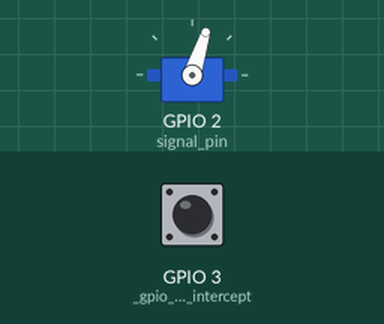
Bench run of a program on a simulated Raspberry Pi (BCM pin numbers). Parts: servo. Inputs (shaded band) come from the test bench; at power-on: GPIO 3 (_gpio_photo_intercept) HIGH. Files the program writes start out absent; servo angles are drawn from the pulse width (0.5 ms = 0°, 2.5 ms = 180°); what the program prints to the terminal is not drawn.

Above: at 0.05 s.
At 7.4 s:
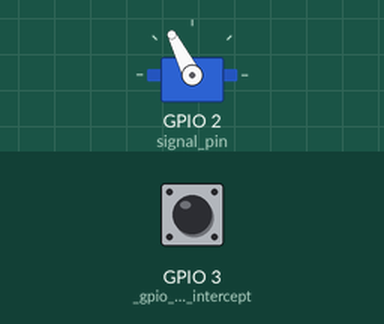
At 14.75 s:
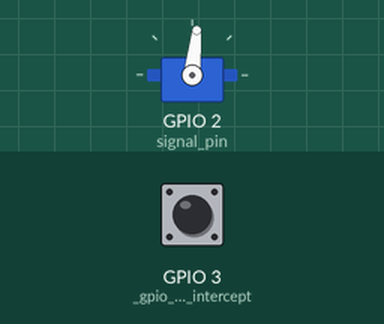
At 30.2 s:
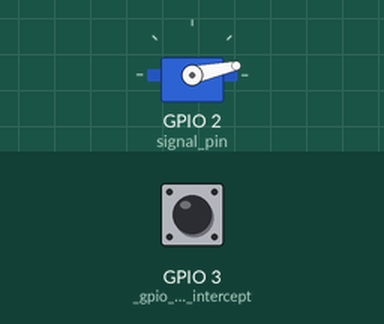
Timing chart, 0 to 39.4 s (numbered marks = the images above):
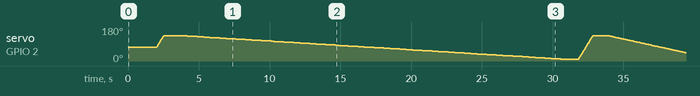

The program:

main.py
```python
import json
from time import sleep, time_ns

from RPi import GPIO

from servo_motor import ServoController


class Main:
    """ main class that will handle the loop """
    FILE_NAME = "data_rotation_results"
    SERVO_NAME = "servo_s53_20"

    min_val_inc = -90
    max_val_inc = 90

    def __init__(self):
        """
        init function
        """
        # load the servo conf
        with open("params/servo_params.json") as infile:
            self._conf = json.load(infile)

        with open(f'../data/{self.FILE_NAME}_{self.SERVO_NAME}.csv', 'w') as fd:
            fd.write('percent_speed,rotation_speed(°/s)\n')

        self._servo = ServoController(signal_pin=2, **self._conf[self.SERVO_NAME])

        self._gpio_photo_intercept = 3
        GPIO.setmode(GPIO.BCM)
        GPIO.setwarnings(False)

        GPIO.setup(self._gpio_photo_intercept, GPIO.IN, pull_up_down=GPIO.PUD_UP)

    def _run(self, percent_speed: float) -> None:
        """ run one epoch """
        start_time = time_ns()

        waiting_time, step = self._servo.go_to_position(angle=self.max_val_inc, percent_speed=percent_speed)

        # While the IR sensor is not activated we wait
        while not GPIO.input(self._gpio_photo_intercept):
            sleep(0.001)

        rotation_time = (time_ns() - start_time) / (10 ** 9)
        rotation_speed = 180 / rotation_time

        self._append_file(f"{percent_speed},{rotation_speed}")

        print(f"rotation_speed(°/s): {rotation_speed} -- "
              f"step: {step} -- waiting_time(s) {waiting_time}")

        self._init_position()

    def run(self) -> None:
        """
        core function to iterate
        For each iteration the motion value will be read
        """
        try:
            self._init_position()
            for percent_speed in range(0, 110, 10):
                self._run(percent_speed=percent_speed)

        except KeyboardInterrupt:
            self._servo.release()

        self._servo.release()

    def _init_position(self):
        """ initialize the servo position """
        sleep(1)
        self._servo.go_to_position(angle=self.min_val_inc, percent_speed=100)
        sleep(1)

    def _append_file(self, value: str) -> None:
        """ write in a file: append mode """
        with open(f'../data/{self.FILE_NAME}_{self.SERVO_NAME}.csv', 'a') as fd:
            fd.write(f'{value}\n')


if __name__ == '__main__':
    run = Main()
    run.run()
```

servo_motor.py
```python
from time import sleep
import RPi.GPIO as GPIO


class ServoController:
    """ core class to control a servo motor with any Raspberry Pi except the Pico"""

    def __init__(self, signal_pin: int, **conf):
        """
        init function
        :param signal_pin: GPIO number where the signal of the servo is plugged (yellow wire)
        :param freq: frequency of the PWM (Pulse Width Modulation) in Hz (50 by default)
        """
        period = conf.get("period_ms", 20)  # period of a duty cycle
        self._max_angle = conf.get("max_angle", 180)  # maximum angle of the servo
        min_duty = conf.get("min_duty_ms", 0.5)  # maximum angle of the servo
        max_duty = conf.get("max_duty_ms", 2.5)  # maximum angle of the servo

        self._min_speed = conf.get("min_speed_d_s", 7)  # min speed of the servo
        self._max_speed = conf.get("max_speed_d_s", 400)  # maximum speed of the servo
        self._speed_config = conf.get("speed_config", {})

        self._percent_min = min_duty / period * 100
        self._percent_max = max_duty / period * 100

        self._min_duty = self._angle_to_duty(self._max_angle / 2)
        self._max_duty = self._angle_to_duty(- 1 * self._max_angle / 2)

        self._min_increment = (self._percent_max - self._percent_min) / self._max_angle

        GPIO.setmode(GPIO.BCM)
        GPIO.setup(signal_pin, GPIO.OUT)
        self._servo = GPIO.PWM(signal_pin, 1 / period * 1000)
        self._current_angle = 0
        self._servo.start((self._percent_max - self._percent_min) / 2 + self._percent_min)
        sleep(1)

    def go_to_position(self, angle: int, percent_speed: float) -> tuple:
        """
        To set the position of the servo in degrees, we have set up the position with 0 corresponding to the middle,
        positive angles to clockwise rotation, and negative angles to counterclockwise rotation.
        For example, if the servo can rotate 180 degrees, the middle will be 0, the maximum position on the right
        will be 90 degrees, and the maximum position on the left will be -90 degrees.
        :param angle: position in degree
        :param percent_speed: percentage of the maximum rotation speed
        """
        # range the value of angle between -90 and 90
        angle = max(-self._max_angle / 2, angle)
        angle = min(self._max_angle / 2, angle)

        value_start = self._angle_to_duty(angle=self._current_angle)
        value_end = self._angle_to_duty(angle=angle)

        step_calc, waiting_time = self._get_variable_set(percent_speed)

        steps = (self._max_duty - self._min_duty) / step_calc
        increment = steps if value_end - value_start > 0 else -steps

        if abs(increment) >= abs(angle - self._current_angle):
            self._servo.ChangeDutyCycle(value_end)
            self._current_angle = angle
            return waiting_time, step_calc

        value_duty = value_start

        in_loop = True
        while in_loop:
            self._servo.ChangeDutyCycle(value_duty)
            value_duty += increment
            if increment > 0:
                in_loop = value_duty <= value_end
            else:
                in_loop = value_duty >= value_end

            if not in_loop:
                self._servo.ChangeDutyCycle(value_end)
            sleep(waiting_time)

        self._current_angle = angle
        return waiting_time, step_calc

    def release(self) -> None:
        """ release the PWM """
        self._servo.stop()
        GPIO.cleanup()

    def _angle_to_duty(self, angle: int) -> float:
        """ convert the angle to duty cycle """
        percent_duty = (angle + self._max_angle / 2) / self._max_angle
        return (self._percent_max - self._percent_min) - \
               (percent_duty * (self._percent_max - self._percent_min)) + self._percent_min

    def _get_variable_set(self, percent_speed: float) -> tuple:
        """ calculate the best parameter set to rotate the servo at the desired speed """
        percent_speed = min(100., percent_speed)
        percent_speed = max(0., percent_speed)

        speed = self._min_speed + percent_speed * (self._max_speed - self._min_speed) / 100

        for step, value in self._speed_config.items():
            max_speed = value["max_speed"]
            min_speed = value["min_speed"]
            if min_speed <= speed <= max_speed:
                params = value["params"]

                waiting_time = (params[0] / (speed - params[1])) / 1000

                return int(step), waiting_time
```
